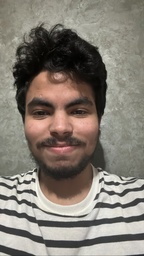
#> input picture sift/afifi.jpg, 144 x 256 px, shrunk from 900 x 1600 before the run
$ python -i sift.py   (imports and definitions only)
#> lines starting #> are read from the running program, lines starting #| are printed output that depends on the picture
import cv2
import numpy as np
import matplotlib.pyplot as plt
import math
from utils import generateDescriptors,removeDuplicateKeypoints,convertKeypointsToInputImageSize,localizeExtremumViaQuadraticFit,computeKeypointsWithOrientations

def number_of_octaves(image):
       return int(round(np.log(min(image.shape)) / np.log(2) - 1))


def generate_base_image(image,sigma,assumed_blur):
    #we will upsample the image
    image = cv2.resize(image,(0,0),fx=2,fy=2,interpolation=cv2.INTER_LINEAR)
    #we added the 0.01 to prevent zeros
    differnece_of_sigmas = np.sqrt(max((sigma**2) - (2*assumed_blur)**2,0.01 ))

    return cv2.GaussianBlur(image,(0,0),sigmaX=differnece_of_sigmas,sigmaY=differnece_of_sigmas)

#Step 1: generate scale space for image
# def generate_scale_space(image,number_of_octaves,number_of_blurring):
#     #for each octave level, we will generate for the same image size gaussian blurred number_of_blurring times


def generate_sigma_kernels(sigma,num_of_interval):
    # [6 lines of commented-out code are left out]


    num_images_per_octave = num_of_interval + 3
    k = 2 ** (1. / num_of_interval)
    gaussian_kernels = np.zeros(num_images_per_octave)  # scale of gaussian blur necessary to go from one blur scale to the next within an octave
    gaussian_kernels[0] = sigma

    for image_index in range(1, num_images_per_octave):
        sigma_previous = (k ** (image_index - 1)) * sigma
        sigma_total = k * sigma_previous
        gaussian_kernels[image_index] = np.sqrt(sigma_total ** 2 - sigma_previous ** 2)
    return gaussian_kernels

def generate_gaussian_images(image,number_of_octaves,gaussian_kernels):
    gaussian_images = []
    for octave_index in range(number_of_octaves):
        gaussian_images_in_octave = []

        #TODO if failed do as the paper
        for kernel in gaussian_kernels[0:]:
            image = cv2.GaussianBlur(image,(0,0),sigmaX=kernel,sigmaY=kernel)
            gaussian_images_in_octave.append(image)
        gaussian_images.append(gaussian_images_in_octave)

        #TODO: check why we choose the middle image as our base
        octave_base = gaussian_images_in_octave[-3]
        #down sample the image to be half the size
        image = cv2.resize(octave_base, (int(octave_base.shape[1] / 2), int(octave_base.shape[0] / 2)), interpolation=cv2.INTER_NEAREST)
    return np.array(gaussian_images,dtype=object)


def generate_difference_of_gaussian_images(gaussian_images):

    number_of_octaves = len(gaussian_images)
    number_of_images_per_octave = len(gaussian_images[0])
    DOG_images = []
    for each_octave in gaussian_images:
        current_DOG_images= []
        for index in range(0,number_of_images_per_octave-1):
            current_DOG_images.append(cv2.subtract(each_octave[index+1],each_octave[index]))
        DOG_images.append(current_DOG_images)
    return DOG_images


# [56 lines left out: functions built_in_functions, is_pixel_extrma, get_key_points, not called in this run]


def wrapper_SIFT(img):
    img = img.astype('float32')
    sigma=1.6
    assumed_blur=0.5
    number_of_gaussian_kernels=2 #as in slides
    base_image = generate_base_image(img,sigma, assumed_blur)
    num_of_octaves= number_of_octaves(base_image)
    gaussian_kernels = generate_sigma_kernels(sigma,number_of_gaussian_kernels)
    gaussian_images = generate_gaussian_images(base_image,num_of_octaves,gaussian_kernels)
    dog_images = generate_difference_of_gaussian_images(gaussian_images)
    key_points,descriptors = get_key_points(gaussian_images=gaussian_images,DOG_images=dog_images,sigma=sigma,image_border_width=5,contrast_threshold=0.03,number_of_intervals=2)
    return key_points,descriptors


>>> import cv2
>>> picture = cv2.imread('afifi.jpg')
#> picture is the input picture: shape (256, 144, 3); mean B, G, R 115.8, 125.1, 132.5
>>> result = wrapper_SIFT(picture)
#> in generate_base_image, `image = cv2.resize(image,(0,0),fx=2,fy=2,interpolation=cv2.INTER_LINEAR)`:
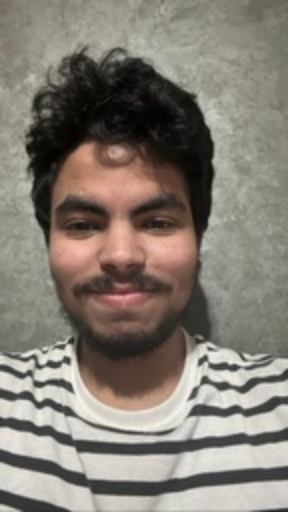
#> image: shape (512, 288, 3) float32; mean of channels 0, 1, 2 115.8, 125.1, 132.5; drawn as B, G, R
#> in wrapper_SIFT, `num_of_octaves= number_of_octaves(base_image)`: num_of_octaves = 1
#> after the loop in generate_gaussian_images, `for octave_index in range(number_of_octaves):`:
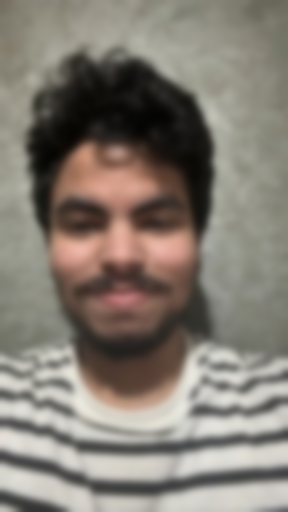
#> octave_base: shape (512, 288, 3) float32; mean of channels 0, 1, 2 115.8, 125.1, 132.5; drawn as B, G, R
#> in generate_difference_of_gaussian_images, `number_of_images_per_octave = len(gaussian_images[0])`: number_of_images_per_octave = 5
#> the loop in generate_difference_of_gaussian_images, `for each_octave in gaussian_images:` made 1 pass
#> after the loop in generate_difference_of_gaussian_images, `for each_octave in gaussian_images:`: DOG_images = []
#> (the run stopped early here; a loop or call above may not have finished)

$ run again, on sift/me.jpg
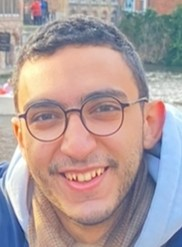
#> input picture sift/me.jpg, 182 x 247 px
#> picture is the input picture: shape (247, 182, 3); mean B, G, R 155.4, 155.9, 173.8
#> num_of_octaves = 1
#> after the loop in generate_gaussian_images, `for octave_index in range(number_of_octaves):`:
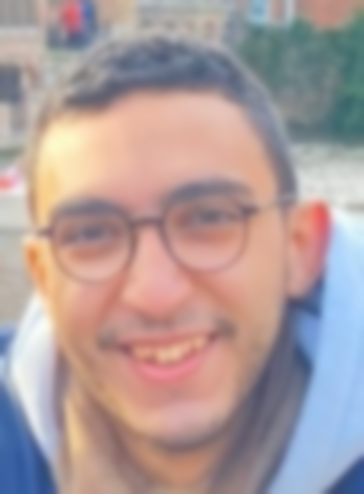
#> octave_base: shape (494, 364, 3) float32; mean of channels 0, 1, 2 155.4, 155.9, 173.8; drawn as B, G, R
#> number_of_images_per_octave = 5
#> the loop in generate_difference_of_gaussian_images, `for each_octave in gaussian_images:` made 1 pass
#> after the loop in generate_difference_of_gaussian_images, `for each_octave in gaussian_images:`: DOG_images = []
